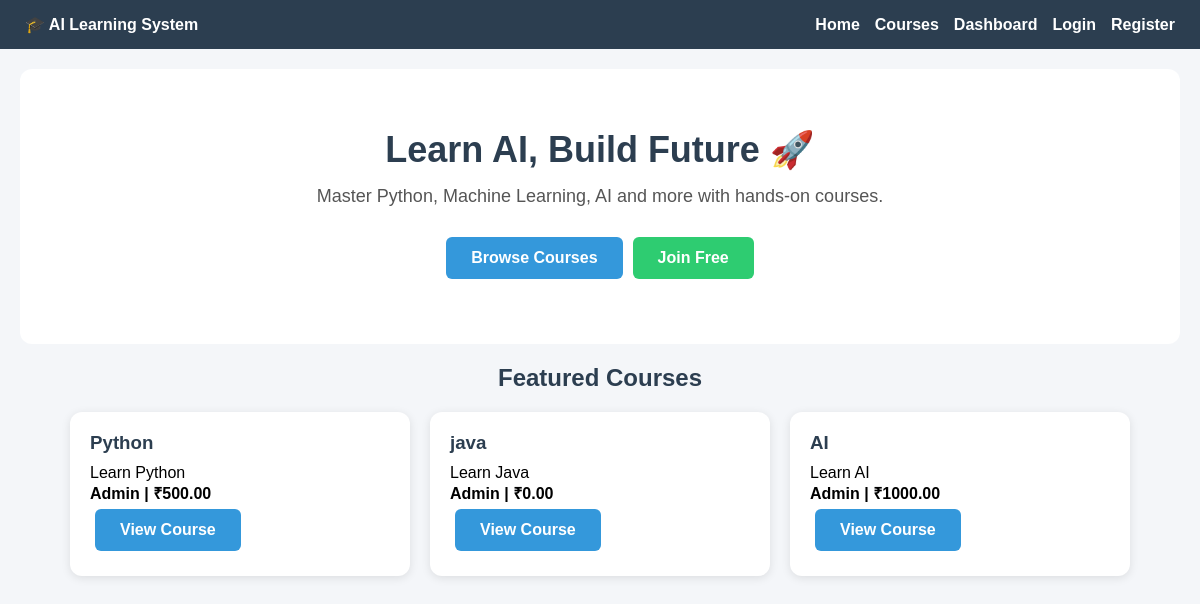
The app's page /, older data.
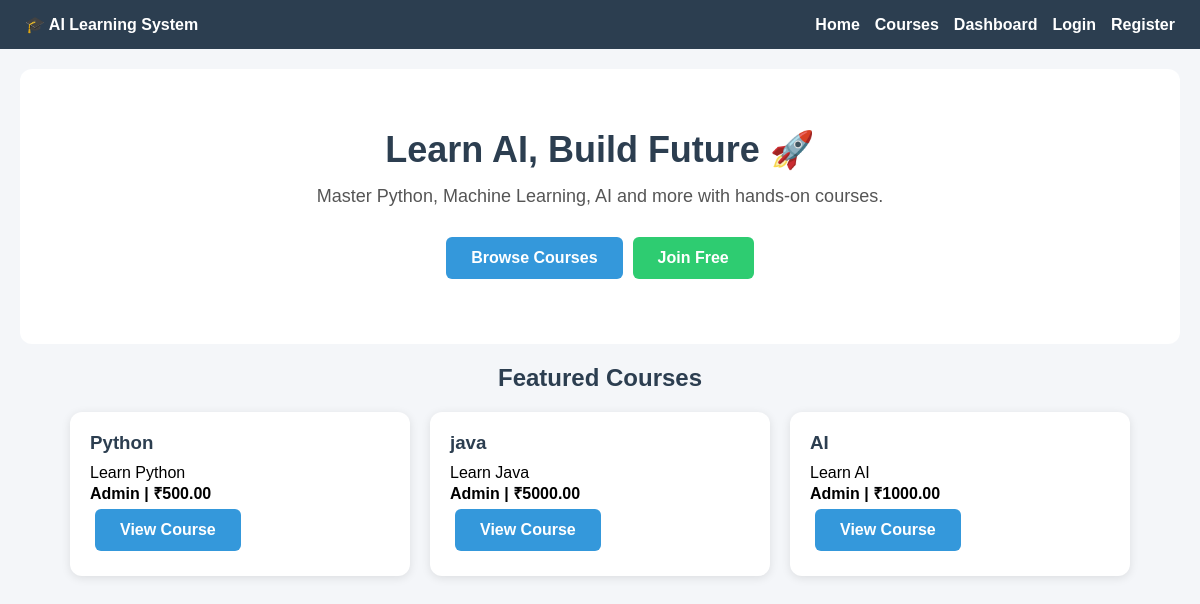
The same page, newer data.
### learning/models.py (models this page shows, shortened)
class Course(models.Model):
    title = models.CharField(max_length=200)
    description = models.TextField()
    instructor = models.CharField(max_length=100, default="Admin")
    price = models.DecimalField(max_digits=8, decimal_places=2, default=0)
    is_published = models.BooleanField(default=True)
    created_at = models.DateTimeField(auto_now_add=True, null=True)

### learning/views.py (the view)
# urls.py: path('', views.home_view, name='home'),
def home_view(request):
    courses = Course.objects.filter(is_published=True)
    return render(request, 'home.html', {'courses': courses})

### templates/home.html (shortened to what this page needs)
<!DOCTYPE html>
<html lang="en">
<head>
</head>
<body>
<div class="navbar"><div><b>🎓 AI Learning System</b></div><div><a href="/">Home</a><a href="/courses/">Courses</a><a href="/dashboard/">Dashboard</a><a href="/login/">Login</a><a href="/register/">Register</a></div></div>
<div class="hero"><h1>Learn AI, Build Future 🚀</h1><p>Master Python, Machine Learning, AI and more with hands-on courses.</p><a href="/courses/" class="btn btn-blue">Browse Courses</a><a href="/register/" class="btn btn-green">Join Free</a></div>
<h2 style="text-align:center; color:#2c3e50;">Featured Courses</h2>
<div class="grid">
{% for c in courses %}
<div class="card"><h3>{{ c.title }}</h3><p>{{ c.description }}</p><p><b>{{ c.instructor }} | ₹{{ c.price }}</b></p><a href="/course/{{ c.id }}/" class="btn btn-blue">View Course</a></div>
{% empty %}<p style="text-align:center; color:#888;">No courses yet. Add from Admin Panel.</p>{% endfor %}
</div>
</body>
</html>

### templates/home.html (style rules this page uses)
* { margin:0; padding:0; box-sizing:border-box; font-family:Arial,sans-serif; }
body { background:#f4f6f9; }
.navbar { background:#2c3e50; color:white; padding:15px 25px; display:flex; justify-content:space-between; align-items:center; }
.navbar a { color:white; text-decoration:none; margin-left:15px; font-weight:bold; }
.hero { text-align:center; padding:60px 20px; background:white; margin:20px; border-radius:12px; }
.hero h1 { color:#2c3e50; font-size:36px; margin-bottom:15px; }
.hero p { color:#555; font-size:18px; margin-bottom:25px; }
.btn { display:inline-block; padding:12px 25px; border-radius:6px; text-decoration:none; font-weight:bold; color:white; margin:5px; }
.btn-blue { background:#3498db; }
.btn-green { background:#2ecc71; }
.grid { display:grid; grid-template-columns:repeat(auto-fill,minmax(280px,1fr)); gap:20px; max-width:1100px; margin:20px auto; padding:0 20px; }
.card { background:white; padding:20px; border-radius:12px; box-shadow:0 2px 10px rgba(0,0,0,0.1); }
.card h3 { color:#2c3e50; margin-bottom:10px; }

Row changes from the older to the newer data that the page shows:
changed Course "java": price "0.00" → "5000.00"
